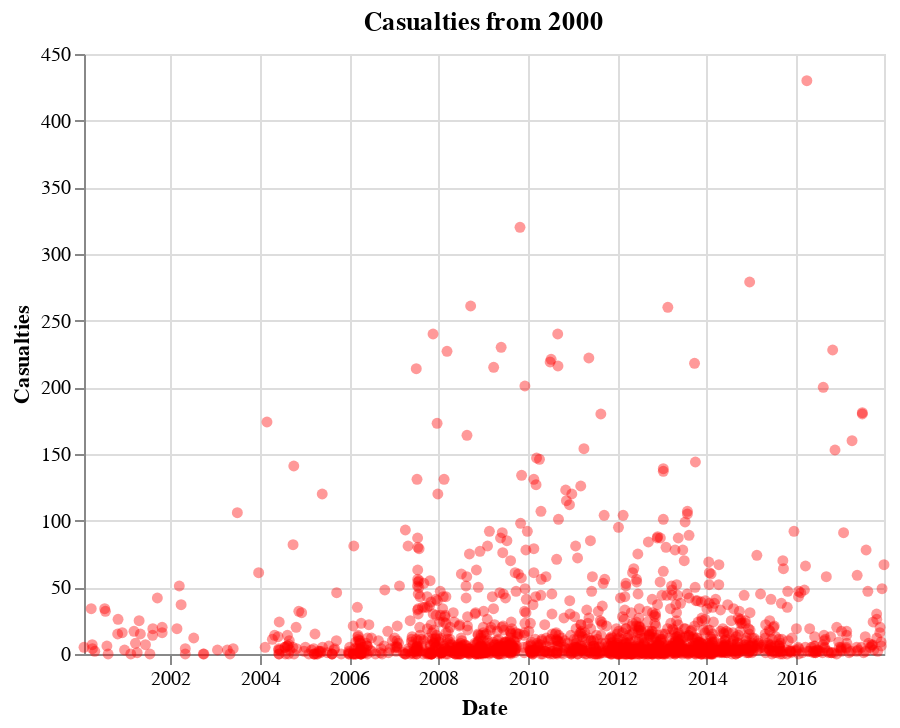

The cell this chart's notebook holds for it:
### Code cell
alt.Chart(source[source.date>="2000-01-01"].reset_index(drop=True)).mark_circle(color='red', opacity=.4).encode(
    alt.X('date:T', title="Date"),
    alt.Y('Casualties:Q'),
    tooltip=['Casualties', 'date']
).properties(
    title="Casualties from 2000"
)

### Figure 1 — Vega-Lite specification as saved in the notebook (floating-point values rounded to 4 significant figures; data arrays with more than 128 entries replaced by an {"elided": "..."} marker saying what was removed)
{"$schema": "https://vega.github.io/schema/vega-lite/v4.8.1.json", "config": {"view": {"continuousHeight": 300, "continuousWidth": 400}}, "data": {"name": "data-ed7c60860a25ac66659c5ce65ed80a38"}, "datasets": {"data-ed7c60860a25ac66659c5ce65ed80a38": {"elided": "1573 records"}}, "encoding": {"tooltip": [{"field": "Casualties", "type": "quantitative"}, {"field": "date", "type": "temporal"}], "x": {"field": "date", "title": "Date", "type": "temporal"}, "y": {"field": "Casualties", "type": "quantitative"}}, "mark": {"color": "red", "opacity": 0.4, "type": "circle"}, "title": "Casualties from 2000"}
